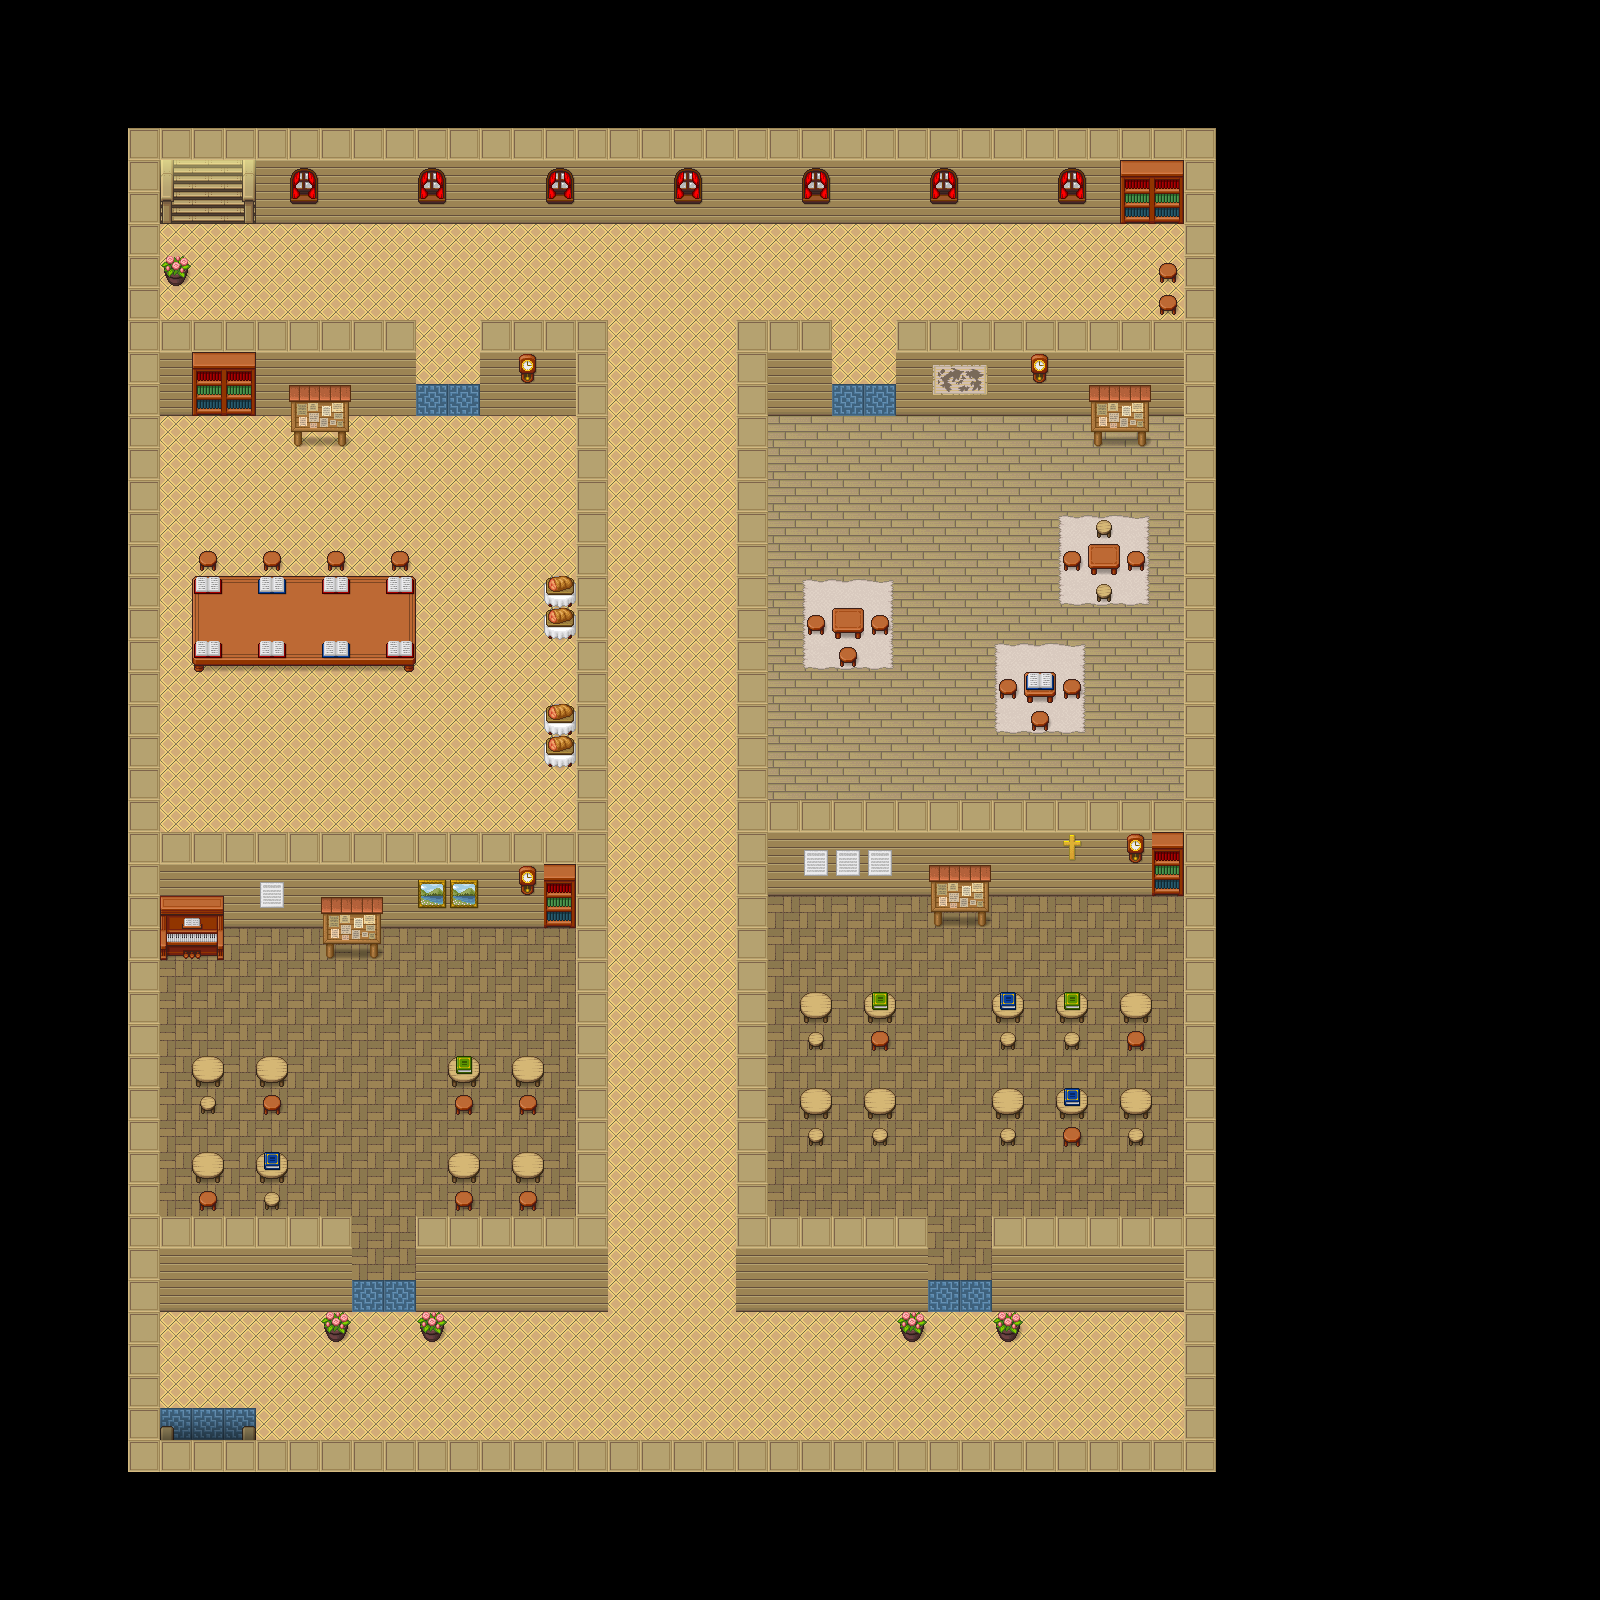

This game map was drawn from its Tiled (.tmx) file and the tilesets committed beside it. A one-line description and the trimmed map source follow:
An orthogonal 50x50 tile map with 32x32 px tiles, 7 tile layers (floor, carpet, wall, door/stairs, ...), 2 tilesets and 11 objects (2x classroom1, 2x classroom2, 2x classroom3, 2x classroom4, down, ...).

<map version="1.8" tiledversion="1.8.4" orientation="orthogonal" renderorder="right-down" width="50" height="50" tilewidth="32" tileheight="32" infinite="0" nextlayerid="10" nextobjectid="25">
 <tileset firstgid="1" source="rpg.tsx" />
 <tileset firstgid="1065" source="LightShadow.tsx" />
 <layer id="1" name="floor" width="50" height="50">
  <data>[2500 cells, 1072 non-empty, 3 distinct tile ids]</data>
 </layer>
 <layer id="7" name="carpet" width="50" height="50">
  <data>[2500 cells, 38 non-empty, 10 distinct tile ids]</data>
 </layer>
 <layer id="2" name="wall" width="50" height="50">
  <data>[2500 cells, 484 non-empty, 3 distinct tile ids]</data>
 </layer>
 <layer id="4" name="door/stairs" width="50" height="50">
  <data>[2500 cells, 8 non-empty, 8 distinct tile ids]</data>
 </layer>
 <layer id="3" name="decoration" width="50" height="50">
  <data>[2500 cells, 152 non-empty, 39 distinct tile ids]</data>
 </layer>
 <layer id="8" name="deco2" width="50" height="50">
  <data>[2500 cells, 19 non-empty, 5 distinct tile ids]</data>
 </layer>
 <layer id="9" name="shadow" width="50" height="50">
  <data>[2500 cells, 6 non-empty, 2 distinct tile ids]</data>
 </layer>
 <objectgroup id="6" name="Objekte">
  <object id="4" name="classroom1" x="385" y="1297">
   <point />
  </object>
  <object id="5" name="classroom2" x="964" y="1295">
   <point />
  </object>
  <object id="6" name="classroom3" x="865" y="402">
   <point />
  </object>
  <object id="7" name="classroom4" x="444" y="400">
   <point />
  </object>
  <object id="8" name="down" x="204" y="240">
   <point />
  </object>
  <object id="14" name="up" x="208" y="1424">
   <point />
  </object>
  <object id="16" name="start" x="678" y="1245">
   <point />
  </object>
  <object id="18" name="classroom1" x="155.333" y="866.669" width="421.333" height="416">
   <properties>
    <property name="type" value="RoomMeeting" />
   </properties>
  </object>
  <object id="19" name="classroom2" x="767.333" y="868.002" width="421.333" height="416">
   <properties>
    <property name="type" value="RoomMeeting" />
   </properties>
  </object>
  <object id="20" name="classroom4" x="158" y="417.335" width="421.333" height="416">
   <properties>
    <property name="type" value="RoomMeeting" />
   </properties>
  </object>
  <object id="21" name="classroom3" x="762" y="422.669" width="421.333" height="385.333">
   <properties>
    <property name="type" value="RoomMeeting" />
   </properties>
  </object>
 </objectgroup>
</map>
